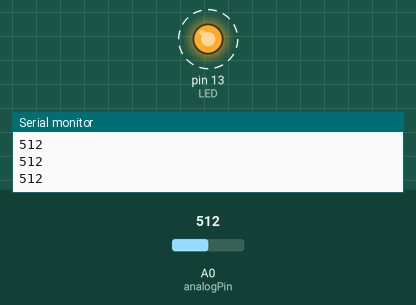
Bench run of a sketch on a simulated Arduino Uno, built with avr-gcc and run on an emulated ATmega328P. On the bench: output pins drawn as LEDs (lit = HIGH), the last lines printed to the serial monitor. Dashed ring = blinking. The inputs (shaded band) are chosen by the test bench; at power-on: A0 (analogPin) = 512.

Above: at 1.2 s.
1.3 s: A0 (analogPin) set to 54
4.3 s: A0 (analogPin) set to 48
At 5.2 s:
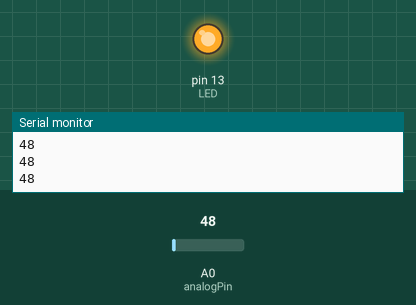
5.8 s: A0 (analogPin) set to 122
At 6.1 s:
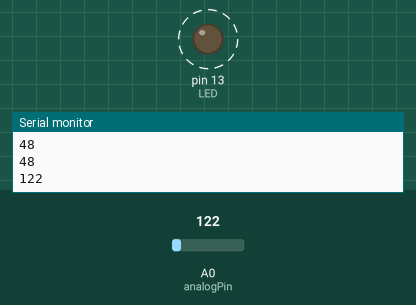
8.8 s: A0 (analogPin) set to 41
At 8.8 s:
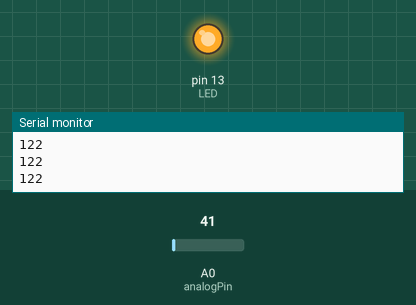
Timing chart, 0 to 11.3 s (numbered marks = the images above; inputs shaded):
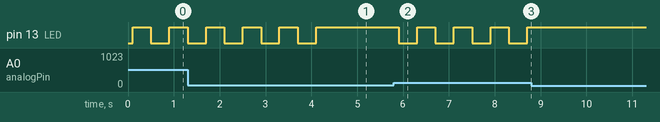

The sketch:

sound_detection_module_LED.ino
```cpp
int LED = 13;
int analogPin = A0;
int threshold = 51;

void setup() {
  pinMode(LED, OUTPUT);
  Serial.begin(9600);
}

void loop() {
  int analogVal = analogRead(analogPin);
  Serial.println(analogVal);
  delay(100);

  if (analogVal > threshold) {
    digitalWrite(LED, !digitalRead(LED));
    delay(300);
  }
}
```

Measured:
- the behaviour switches between 52 and 51 on A0 (analogPin) (found by bisection; images 0 and 1)
- after the input at 4.3 s, pin 13 (LED): stops changing and stays HIGH
- after the input at 5.8 s, pin 13 (LED): alternates HIGH for 0.40 s and LOW for 0.40 s, starting after 0.11 s
- after the input at 8.8 s, pin 13 (LED): stops changing and stays HIGH
- by itself, pin 13 (LED): alternates HIGH for 0.40 s and LOW for 0.40 s
